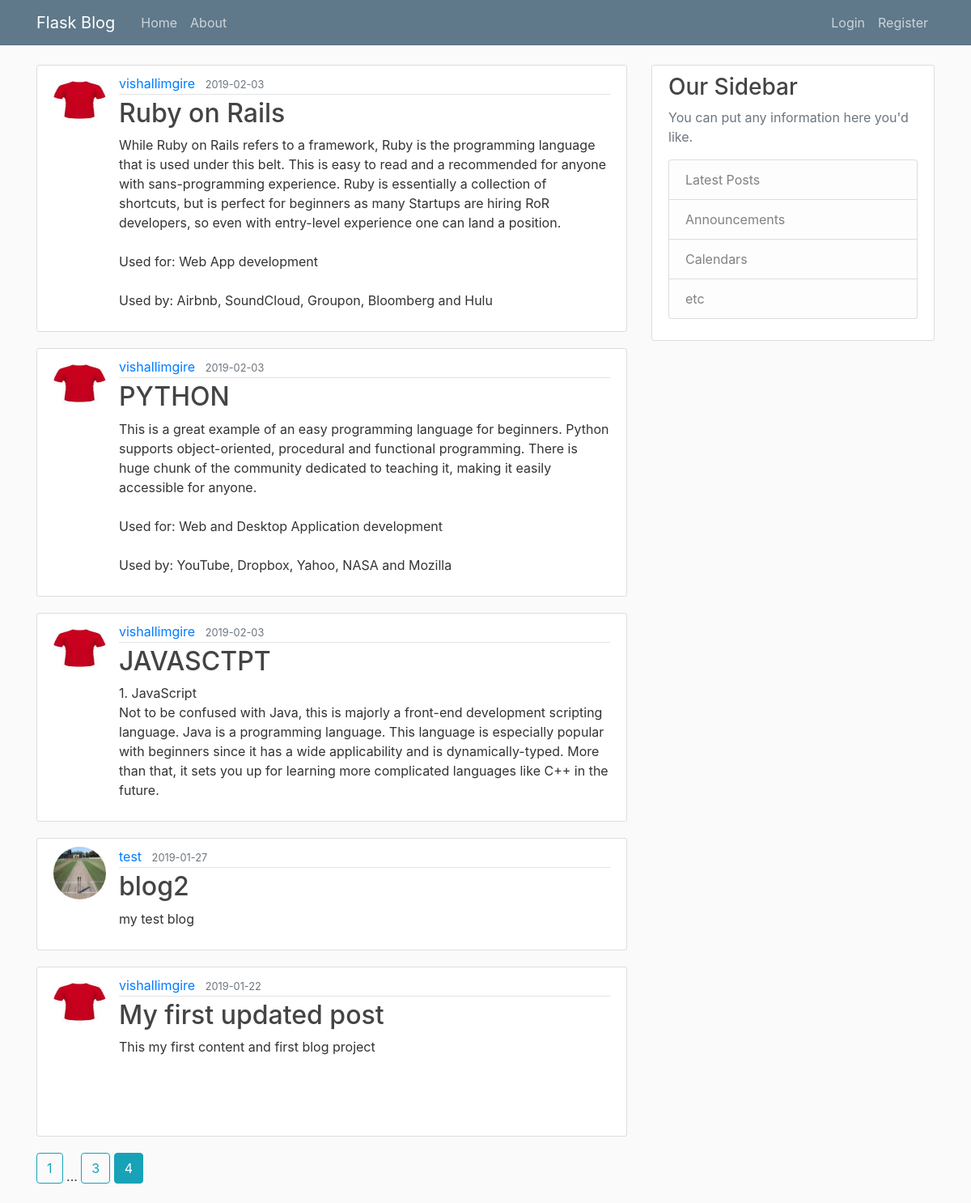
/home?page=4, run on the app's committed database.
### flaskblog/models.py (models this page shows, shortened)
class Post(db.Model):
    id = db.Column(db.Integer, primary_key = True)
    title = db.Column(db.String(100), nullable = False)
    date_posted = db.Column(db.DateTime, nullable = False, default = datetime.utcnow)
    content = db.Column(db.Text, nullable = False)
    user_id = db.Column(db.Integer, db.ForeignKey('user.id'), nullable = False)

class User(db.Model, UserMixin):
    id = db.Column(db.Integer, primary_key = True)
    username = db.Column(db.String(20), unique = True, nullable = False)
    email = db.Column(db.String(120), unique = True, nullable = False)
    image_file = db.Column(db.String(20), nullable = False, default = 'default.jpg')
    password = db.Column(db.String(60), nullable = False)
    posts = db.relationship('Post', backref = 'author', lazy = True)

### flaskblog/main/routes.py (the view)
@main.route("/")
@main.route("/home")
def home():
    page = request.args.get('page', 1, type = int)
    print("page",page)
    posts = Post.query.order_by(Post.date_posted.desc()).paginate(per_page = 5, page = page)
    return render_template('home.html', posts = posts)

### flaskblog/templates/home.html
{% extends "layout.html" %}
{% block content %}
    {% for post in posts.items %}
        <article class="media content-section">
          <img class="rounded-circle article-img" src="{{ url_for('static', filename = 'profile_pic/' + post.author.image_file) }}" >
          <div class="media-body">
            <div class="article-metadata">
              <a class="mr-2" href="{{url_for('users.user_post', username = post.author.username)}}">{{ post.author.username }}</a>
              <small class="text-muted">{{ post.date_posted.strftime('%Y-%m-%d') }}</small>
            </div>
            <h2><a class="article-title" href="{{ url_for('posts.post', post_id = post.id) }}">{{ post.title }}</a></h2>
            <p class="article-content">{{ post.content }}</p>
          </div>
        </article>
    {% endfor %}
    {% for page_num in posts.iter_pages(left_edge = 1, right_edge = 1, left_current = 1, right_current = 2) %}
        {%if page_num %}
            {%if posts.page == page_num %}
                <a class="btn btn-info mb-4" href="{{url_for('main.home', page = page_num)}}">{{ page_num }}</a>
            {%else%}
                <a class="btn btn-outline-info mb-4" href="{{url_for('main.home', page = page_num)}}">{{ page_num }}</a>
            {%endif%}
        {%else%}
        ...
        {%endif%}
    {%endfor%}
{% endblock content %}

### flaskblog/static/main.css (style rules this page uses)
body { background: #fafafa; color: #333333; margin-top: 5rem; }
h1, h2, h3, h4, h5, h6 { color: #444444; }
.content-section { background: #ffffff; padding: 10px 20px; border: 1px solid #dddddd; border-radius: 3px; margin-bottom: 20px; }
.article-title { color: #444444; }
.article-content { white-space: pre-line; }
.article-img { height: 65px; width: 65px; margin-right: 16px; }
.article-metadata { padding-bottom: 1px; margin-bottom: 4px; border-bottom: 1px solid #e3e3e3 }

### data on the page
Post: image_file (picture), author.username "vishallimgire", date_posted "2019-02-03", title "Ruby on Rails", content "While Ruby on Rails refers to a framework, Ruby is the programming language that is used under this belt. This is easy to read and a recommended for anyone with sans-programming experience. Ruby is essentially a collection of shortcuts, but is perfect for beginners as many Startups are hiring RoR developers, so even with entry-level experience one can land a position. Used for: Web App development Used by: Airbnb, SoundCloud, Groupon, Bloomberg and Hulu"
Post: image_file (picture), author.username "vishallimgire", date_posted "2019-02-03", title "PYTHON", content "This is a great example of an easy programming language for beginners. Python supports object-oriented, procedural and functional programming. There is huge chunk of the community dedicated to teaching it, making it easily accessible for anyone. Used for: Web and Desktop Application development Used by: YouTube, Dropbox, Yahoo, NASA and Mozilla"
Post: image_file (picture), author.username "vishallimgire", date_posted "2019-02-03", title "JAVASCTPT", content "1. JavaScript Not to be confused with Java, this is majorly a front-end development scripting language. Java is a programming language. This language is especially popular with beginners since it has a wide applicability and is dynamically-typed. More than that, it sets you up for learning more complicated languages like C++ in the future."
Post: image_file (picture), author.username "test", date_posted "2019-01-27", title "blog2", content "my test blog"
Post: image_file (picture), author.username "vishallimgire", date_posted "2019-01-22", title "My first updated post", content "This my first content and first blog project"

### other printed values
{{ page_num }} "1" "3"
{{ page_num }} "4"
